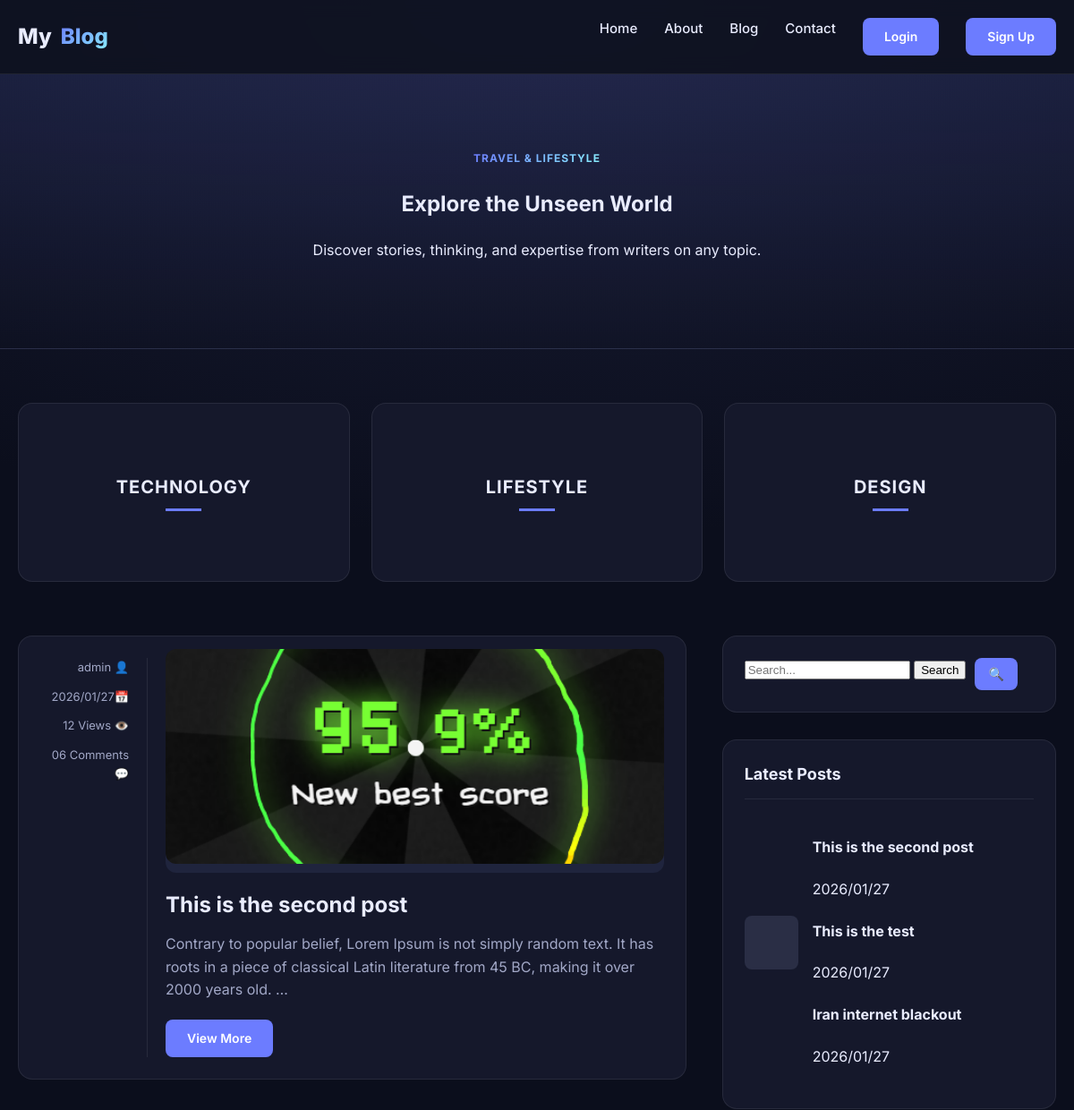
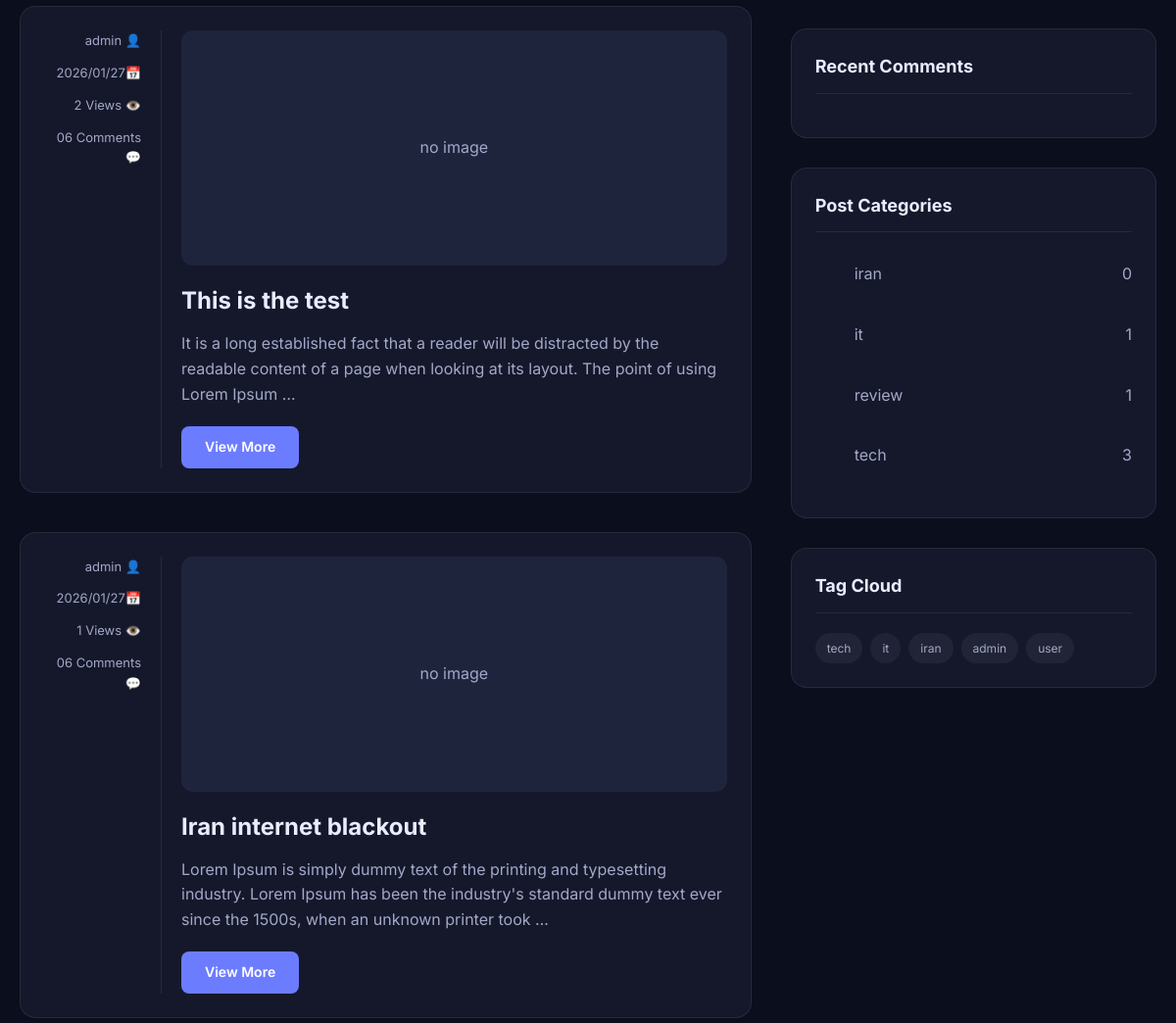
/ (upper part), run on an earlier commit of the app's database (2 pictures, top to bottom).
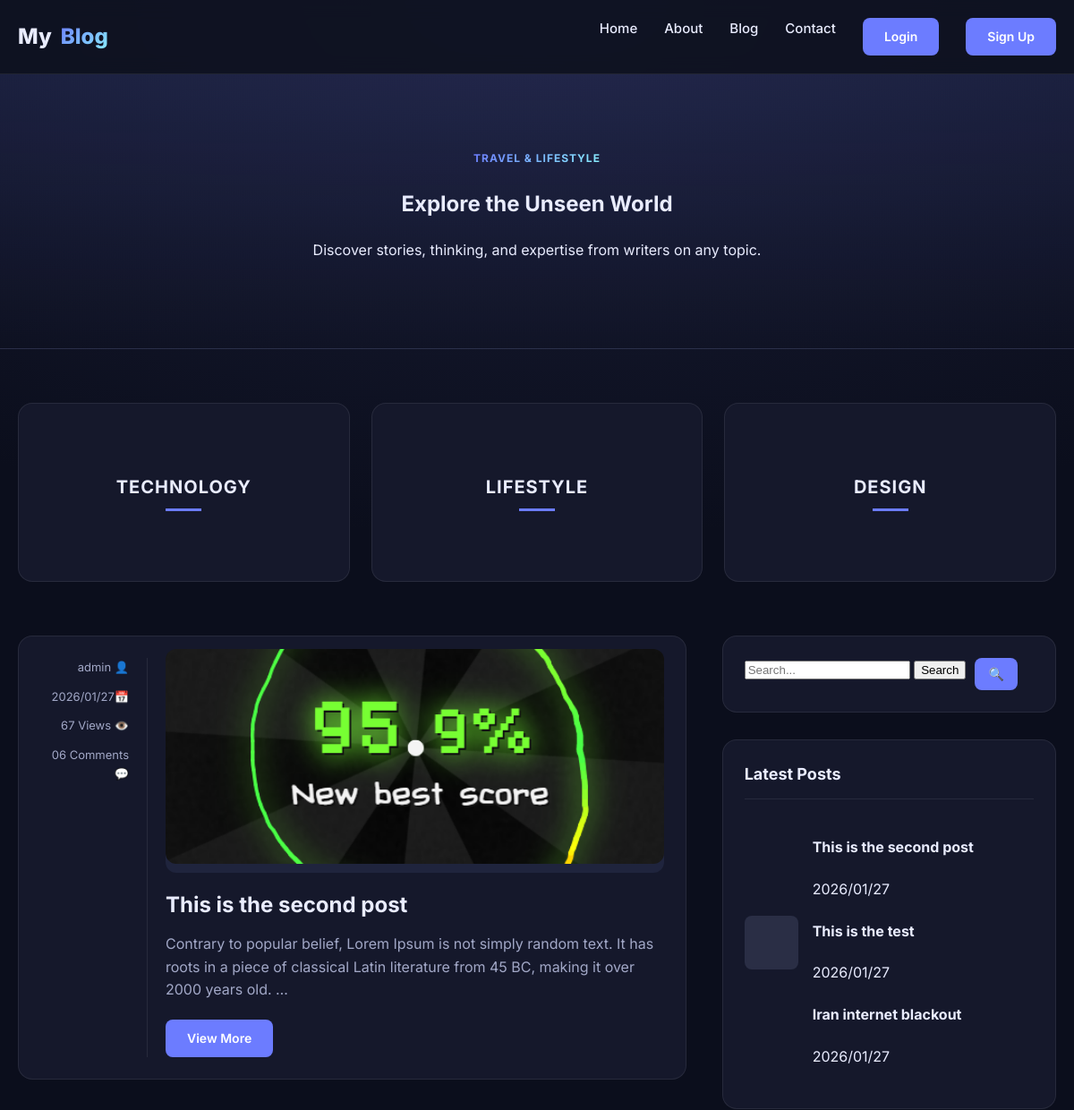
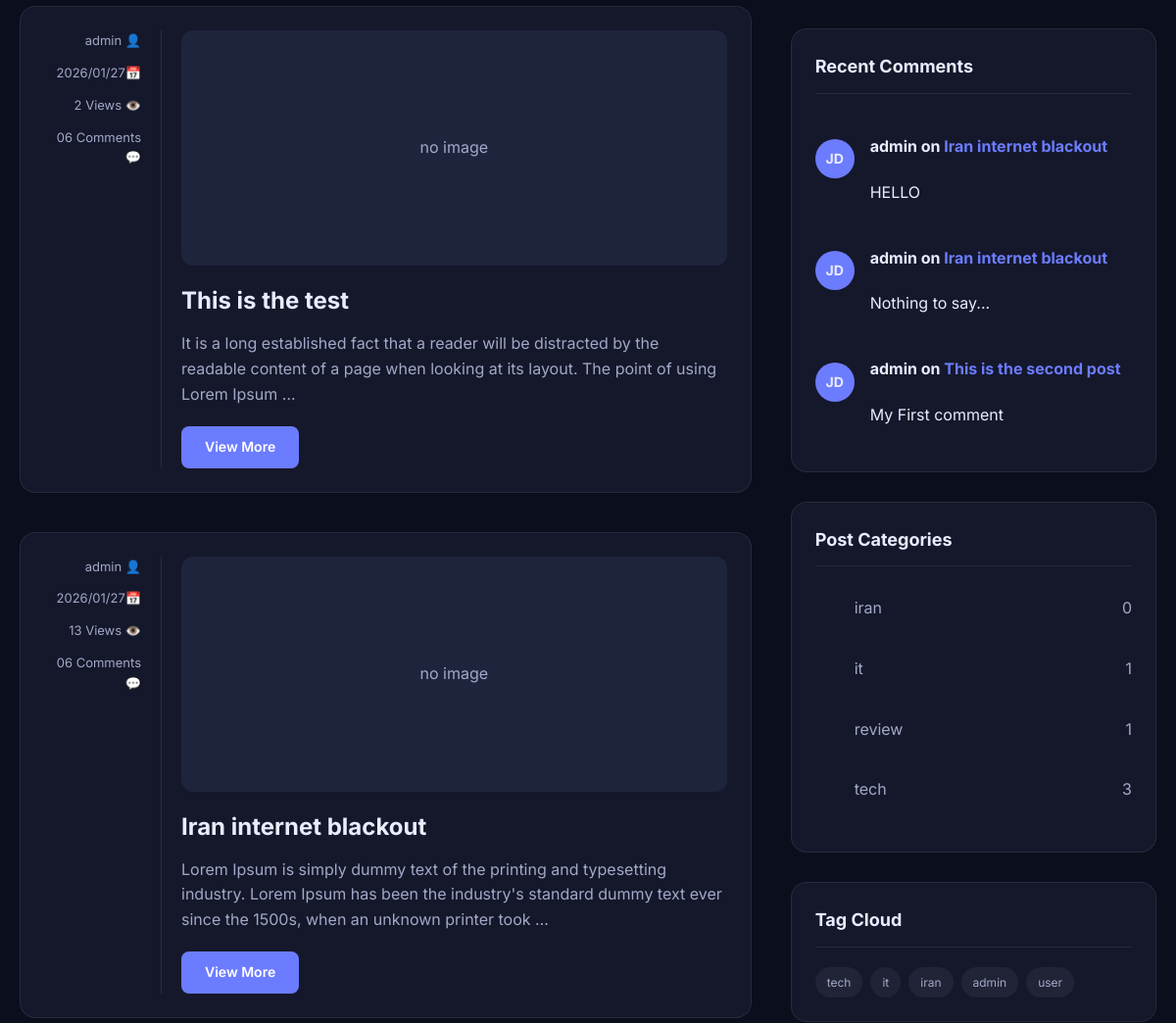
And on a later commit of the database (2 pictures, top to bottom).
### posts/models.py (models this page shows, shortened)
class Post(models.Model):
    img = models.ImageField(upload_to='blog_images/', blank=True, null=True)
    title = models.CharField(max_length=200)
    content = models.TextField()
    author = models.ForeignKey(
        settings.AUTH_USER_MODEL,
        on_delete=models.CASCADE,
        related_name="posts"
    )
    created_date = models.DateTimeField(auto_now_add=True)
    updated_date = models.DateTimeField(auto_now=True)
    status = models.BooleanField(default=True)
    def __str__(self):
        return f"{self.title}"
    category = models.ManyToManyField(
        Category,
        related_name="posts",
        blank=True
    )
    tag = models.ManyToManyField(
        Tag,
        related_name="posts",
        blank=True
    )
    counted_views = models.IntegerField(default=0)

class Category(models.Model):
    name = models.CharField(max_length=100, unique=True)
    slug = models.SlugField(unique=True)
    class Meta:
      verbose_name_plural = "Categories"

class Tag(models.Model):
    name = models.CharField(max_length=100, unique=True)
    slug = models.SlugField(unique=True)

class Comment(models.Model):
    post = models.ForeignKey(
        Post,
        on_delete=models.CASCADE,
        related_name='comments'
    )
    user_comment = models.ForeignKey(
        settings.AUTH_USER_MODEL,
        on_delete=models.CASCADE,
        related_name="user_comment"
    )
    content = models.TextField()
    is_active = models.BooleanField(default=False)
    created_at = models.DateTimeField(auto_now_add=True)

### accounts/models.py (models this page shows)
class CustomUser(AbstractUser):
    email = models.EmailField(unique=True)
    first_name = models.CharField(max_length=50)
    last_name = models.CharField(max_length=50)
    phone_number = models.CharField(max_length=20, blank=False, null=False)
    profile_picture = models.ImageField(upload_to='profiles/', blank=True, null=True)
    biography = models.TextField(default="No bio")
    def __str__(self):
        return self.username

### posts/views.py (the view)
# urls.py: path('', blog_home, name='blog_home'),
def blog_home(request):
    posts = Post.objects.filter(status=1, created_date__lte=timezone.now()).order_by('-created_date')
    paginator = Paginator(posts, 10)
    page_number = request.GET.get("page")
    page_obj = paginator.get_page(page_number)
    tags = Tag.objects.all()
    categories = Category.objects.annotate(
        post_count=Count('posts', distinct=True)
    )
    return render(request, 'blog/blog.html', {
        'posts': page_obj,
        'tags': tags,
        'categories': categories
    })

### posts/templatetags/blog_tags.py (called while the page is built)
@register.inclusion_tag('blog/partials/sidebar/latest_posts.html')
def show_latest_posts():
    posts = Post.objects.all().order_by('-id')[:3]
    return {'posts': posts}

@register.inclusion_tag('blog/partials/sidebar/recent_comments.html')
def show_recent_comments(count=3):
    comments = Comment.objects.filter(is_active=1).order_by('-created_at')[:3]
    return {'comments': comments}

### templates/blog/blog.html (shortened to what this page needs)
{% extends 'base.html' %}
{% load blog_tags %}
{% block content %}
  <section class="hero">
    <div class="container">
      <span class="badge">Travel & Lifestyle</span>
      <h1>Explore the Unseen World</h1>
      <p>Discover stories, thinking, and expertise from writers on any topic.</p>
    </div>
  </section>
  <section class="top-cats">
    <div class="container">
      <div class="cat-grid">
        <div class="cat-card">
          <div class="cat-overlay">
            <div class="cat-title">Technology</div>
            <div class="cat-line"></div>
          </div>
        </div>
        <div class="cat-card">
          <div class="cat-overlay">
            <div class="cat-title">Lifestyle</div>
            <div class="cat-line"></div>
          </div>
        </div>
        <div class="cat-card">
          <div class="cat-overlay">
            <div class="cat-title">Design</div>
            <div class="cat-line"></div>
          </div>
        </div>
      </div>
    </div>
  </section>
  <section class="main-area">
    <div class="container layout-grid">
      <div class="posts-list">
        {% for post in posts %}
        <article class="post-item">
          <div class="post-meta-side">
            <div>{{post.author}} <span>👤</span></div>
            <div>{{post.created_date|date:"Y/m/d"}}<span>📅</span></div>
            <div>{{post.counted_views}} Views <span>👁️</span></div>
            <div>06 Comments <span>💬</span></div>
          </div>
          <div class="post-content">
            {% if post.img %}
            <div style="background: #1f243d; height: 240px; border-radius: 12px; margin-bottom: 20px; display: flex; align-items: center; justify-content: center; color: var(--muted);">
              <img src="{{post.img.url}}" alt="{{ post.title }}">
            </div>
            {% else %}
            <div style="background: #1f243d; height: 240px; border-radius: 12px; margin-bottom: 20px; display: flex; align-items: center; justify-content: center; color: var(--muted);">
              no image
            </div>
            {% endif %}
            <h2 class="post-title"><a href="{% url 'blog:single' pid=post.id %}">{{post.title}}</a></h2>
            <p class="post-excerpt">
              {{ post.content|truncatewords:30 }}
            </p>
            <a href="{% url 'blog:single' pid=post.id %}" class="btn">View More</a>
          </div>
        </article>
        {% endfor %}
      </div>
      <aside class="sidebar-widgets">
        {% include 'blog/partials/sidebar/search.html' %}
        {% show_latest_posts %}
        {% show_recent_comments %}
        {% include 'blog/partials/sidebar/categories.html' %}
        {% include 'blog/partials/sidebar/tag_cloud.html' %}
      </aside>
    </div>
  </section>
{% endblock %}

### templates/base.html (shortened to what this page needs)
{% load static %}
<!DOCTYPE html>
<html lang="en">
<head>
</head>
<body>
  <header>
    <nav class="navbar">
      <div class="container flex between">
        <a href="#" class="brand">My<span>Blog</span></a>
        <div class="nav-menu">
          <a href="#">Home</a>
          <a href="#">About</a>
          <a href="#">Blog</a>
          <a href="#">Contact</a>
          {% if request.user.is_authenticated %}
          <li>Logged in as {{request.user.username}}</li>
          <a href="{% url 'accounts:logout' %}">logout</a>
          {% else %}
          <a href="{% url 'accounts:login' %}" class="btn">Login</a>
          <a href="{% url 'accounts:sign_up' %}" class="btn">Sign Up</a>
          {% endif %}
        </div>
      </div>
    </nav>
  </header>
  {% block content %}{% endblock %}
</body>
</html>

### templates/blog/partials/sidebar/search.html
<div class="widget">
  <div class="search-form">
<form method="get" action="{% url 'blog:search' %}">
    <input type="text" name="s" placeholder="Search..." value="{{ search_query }}">
    <button type="submit">Search</button>
</form>
    <button class="btn" style="padding: 10px 15px;">🔍</button>
  </div>
</div>

### templates/blog/partials/sidebar/latest_posts.html
<div class="widget">
  <h3 class="widget-title">Latest Posts</h3>
  <div class="mini-post">
    <div class="mini-thumb"></div>
    <div class="mini-details">
      {% for post in posts %}
      <h4><a href="{% url 'blog:single' pid=post.id %}">{{post.title}}</a></h4>
      <span class="date">{{post.created_date|date:"Y/m/d"}}</span>
      {% endfor %}
    </div>
  </div>
</div>

### templates/blog/partials/sidebar/recent_comments.html
<div class="widget">
  <h3 class="widget-title">Recent Comments</h3>
  {% for comment in comments %}
  <div class="mini-post">
    <div style="width: 40px; height: 40px; border-radius: 50%; background: var(--accent); display: grid; place-items: center; font-weight: bold; font-size: 14px;">JD</div>
    <div class="mini-details">
      <h4>{{comment.user_comment}} on <a href="#" style="color: var(--accent);">{{comment.post}}</a></h4>
      <span class="date">{{comment.content}}</span>
    </div>
  </div>
  {% endfor %}
</div>

### templates/blog/partials/sidebar/categories.html
<div class="widget">
  <h3 class="widget-title">Post Categories</h3>
  {% for category in categories %}
  <ul class="cat-list">
    <li><a href="{% url 'blog:cat' category_slug=category.slug %}">{{category.name}}</a> <span>{{category.post_count}}</span></li>
  </ul>
{% endfor %}
</div>

### templates/blog/partials/sidebar/tag_cloud.html
<div class="widget">
  <h3 class="widget-title">Tag Cloud</h3>
  <div class="tag-cloud">
    {% for tag in tags %}
      <a href="{% url 'blog:tag' tag_slug=tag.slug %}" class="tag">{{ tag.name }}</a>
    {% empty %}
      <span class="muted">No tags yet</span>
    {% endfor %}
  </div>
</div>

### templates/base.html (style rules this page uses)
:root { --bg:#0f1220; --card:#15182b; --muted:#a2a8c7; --text:#e9ecff; --accent:#6c7cff; --accent-hover:#5a6ae6; --accent-2:#89f0ff; --border:rgba(255,255,255,.08); --gradient:linear-gradient(135deg,var(--accent),var(--accent-2)); }
* { box-sizing:border-box }
body { margin:0;font-family:Inter,system-ui,sans-serif;background:radial-gradient(1200px 600px at 50% 0%,#1a1e38,#0b0e1c),var(--bg);color:var(--text);line-height:1.6 }
a { text-decoration:none;color:inherit;transition:.2s }
.container { max-width:1200px;margin:0 auto;padding:0 20px }
.flex { display:flex;align-items:center }
.between { justify-content:space-between }
.badge { background:var(--gradient);-webkit-background-clip:text;-webkit-text-fill-color:transparent;font-weight:700;text-transform:uppercase;font-size:12px;letter-spacing:1px }
.navbar { padding:20px 0;backdrop-filter:blur(10px);position:sticky;top:0;z-index:100;background:rgba(15,18,32,.85);border-bottom:1px solid var(--border) }
.brand { font-size:24px;font-weight:800;display:flex;align-items:center;gap:10px }
.brand span { background:var(--gradient);-webkit-background-clip:text;-webkit-text-fill-color:transparent }
.nav-menu { display:flex;gap:30px;font-weight:500;font-size:15px }
.btn { display:inline-block;padding:10px 24px;background:var(--accent);color:white;border-radius:8px;font-weight:600;font-size:14px;transition:.2s;border:none;cursor:pointer }

### templates/blog/blog.html (style rules this page uses)
.hero { padding:80px 0;text-align:center;background:linear-gradient(180deg,rgba(108,124,255,.1),transparent);border-bottom:1px solid var(--border) }
.top-cats { padding:60px 0 }
.cat-grid { display:grid;grid-template-columns:repeat(auto-fit,minmax(300px,1fr));gap:24px }
.cat-card { position:relative;height:200px;border-radius:16px;overflow:hidden;border:1px solid var(--border);background:var(--card);transition:transform .3s }
.cat-overlay { position:absolute;inset:0;display:flex;flex-direction:column;justify-content:center;align-items:center }
.cat-title { font-size:20px;font-weight:700;text-transform:uppercase;letter-spacing:1px;margin-bottom:8px }
.cat-line { width:40px;height:3px;background:var(--accent) }
.main-area { padding-bottom:80px }
.layout-grid { display:grid;grid-template-columns:1fr;gap:40px }
@media (min-width:992px) { .layout-grid { grid-template-columns:2fr 1fr } }
.post-item { display:grid;grid-template-columns:1fr;gap:20px;margin-bottom:40px;padding:24px;background:var(--card);border-radius:16px;border:1px solid var(--border) }
@media (min-width:768px) { .post-item { grid-template-columns:120px 1fr } }
.post-meta-side { display:flex;flex-direction:column;gap:12px;font-size:13px;color:var(--muted);text-align:right;border-right:1px solid var(--border);padding-right:20px }
.post-content img { width:100%;height:240px;object-fit:cover;border-radius:12px;margin-bottom:20px }
.post-title { font-size:24px;font-weight:700;margin:0 0 12px;line-height:1.3 }
.post-excerpt { color:var(--muted);margin-bottom:20px }
.widget { background:var(--card);padding:24px;border-radius:16px;border:1px solid var(--border);margin-bottom:30px }
.widget-title { font-size:18px;font-weight:700;margin:0 0 20px;border-bottom:1px solid var(--border);padding-bottom:12px }
.search-form { display:flex;gap:10px }
.mini-post { display:flex;gap:16px;margin-bottom:20px;align-items:center }
.mini-thumb { width:60px;height:60px;border-radius:8px;background:#2a2e45 }
.cat-list li { padding:10px 0;border-bottom:1px solid var(--border);display:flex;justify-content:space-between;color:var(--muted) }
.cat-list li:last-child { border-bottom:none }
.tag-cloud { display:flex;flex-wrap:wrap;gap:8px }
.tag { padding:6px 12px;background:rgba(255,255,255,0.05);border-radius:20px;font-size:12px;color:var(--muted) }

What changed in the data, as far as the page shows it:
changed Post "This is the second post": counted_views "12" → "67"
changed Post "Iran internet blackout": counted_views "1" → "13"
added Comment: user_comment "admin", post "Iran internet blackout", content "HELLO"
added Comment: user_comment "admin", post "Iran internet blackout", content "Nothing to say..."
added Comment: user_comment "admin", post "This is the second post", content "My First comment"
